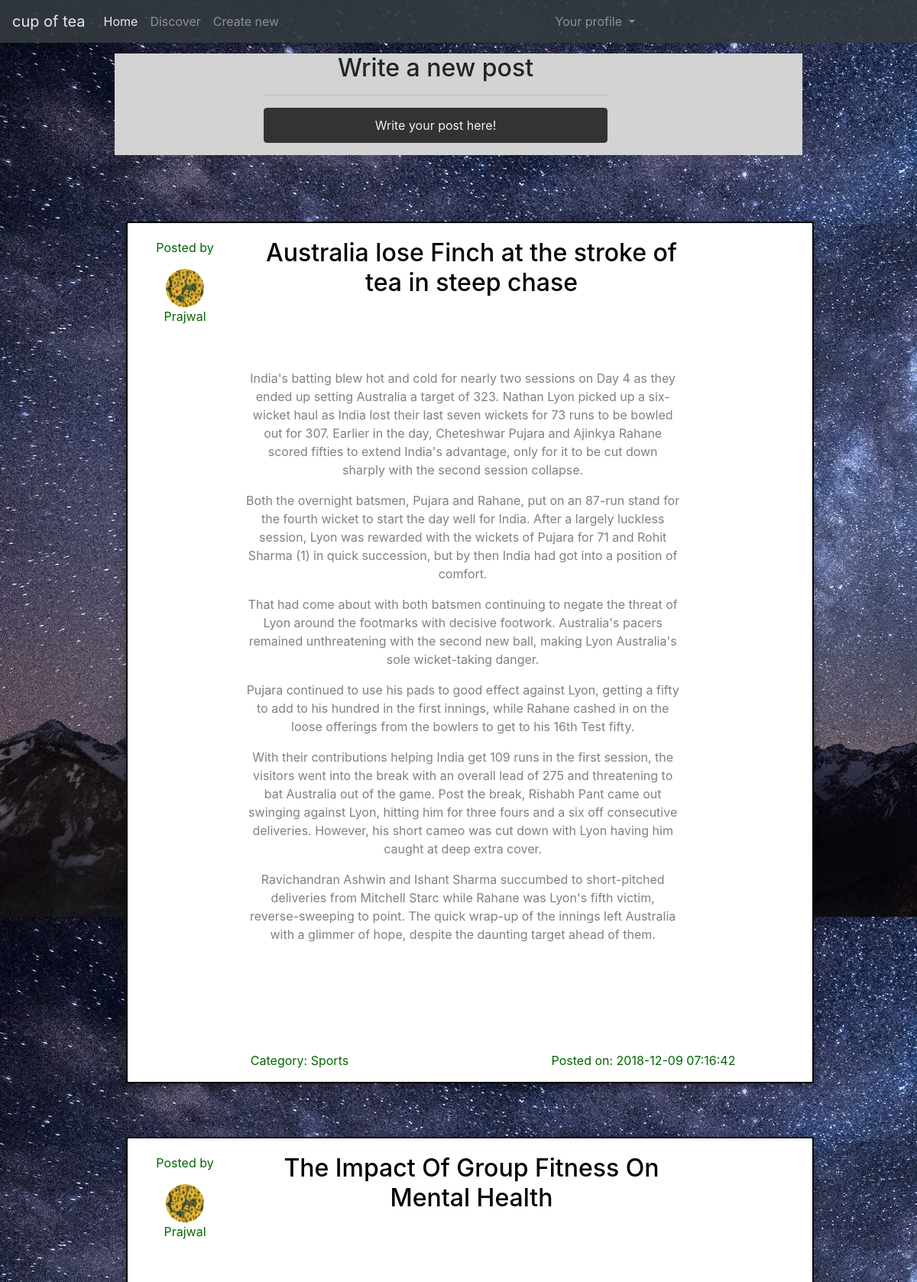
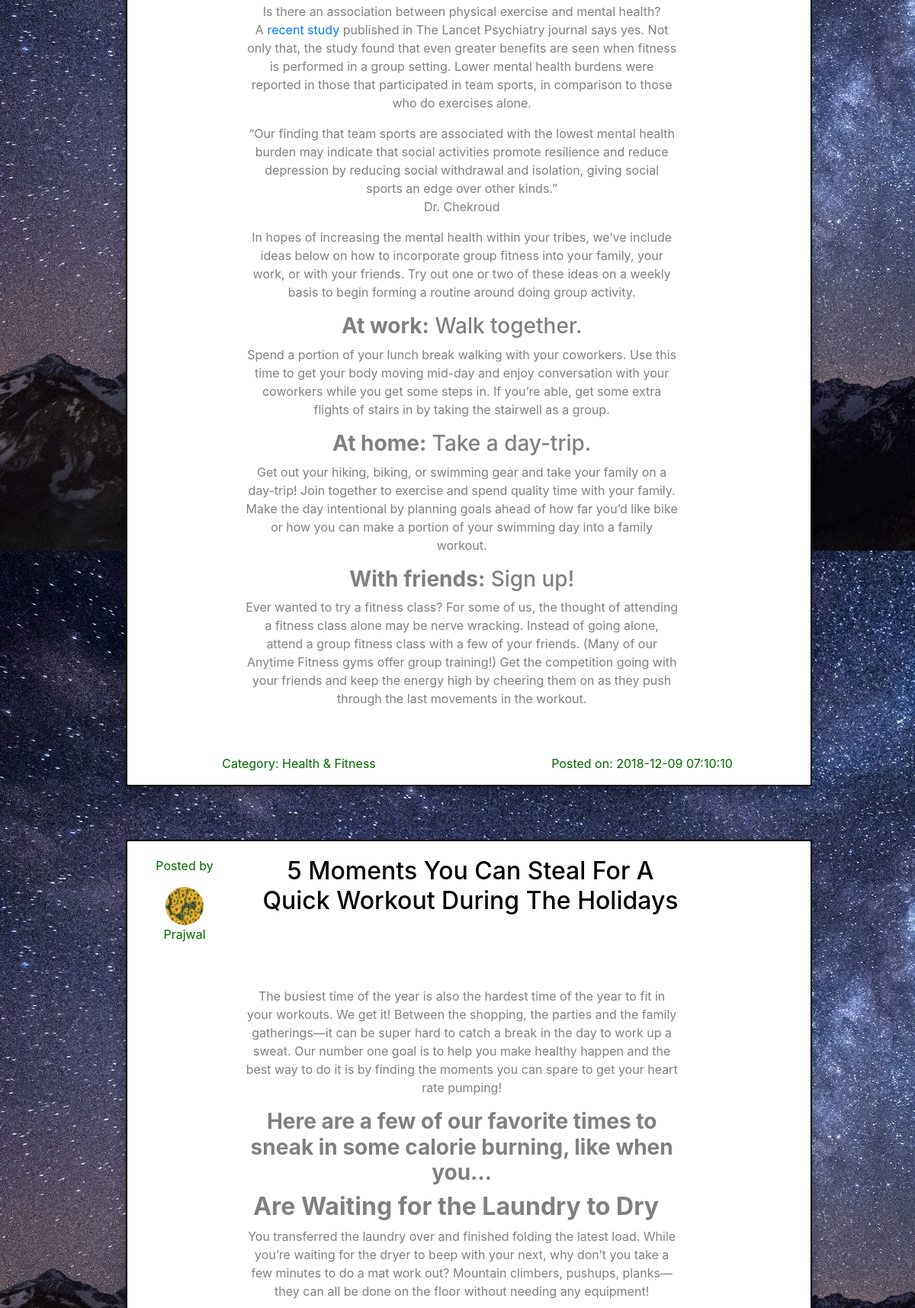
The page /homepage.php (upper part) on the database its author committed (2 pictures, top to bottom).
### tables this page shows
CREATE TABLE `posts` (
  `uname` varchar(100) NOT NULL,
  `id` int(100) NOT NULL,
  `title` varchar(200) NOT NULL,
  `post` varchar(2500) NOT NULL,
  `category` varchar(100) NOT NULL,
  `date` timestamp NOT NULL DEFAULT CURRENT_TIMESTAMP
);

CREATE TABLE `user_details` (
  `email` varchar(100) NOT NULL,
  `username` varchar(100) NOT NULL,
  `password` varchar(255) NOT NULL,
  `name` varchar(100) DEFAULT NULL,
  `bio` varchar(300) DEFAULT NULL,
  `picture` longblob
);

### homepage.php (the view, shortened to what this page needs)
<?php
include 'index.php';
?>
<html>
<head>
  <link rel="stylesheet" href="https://maxcdn.bootstrapcdn.com/bootstrap/4.1.3/css/bootstrap.min.css">
</head>
<body>
  <nav class="navbar navbar-expand-md bg-dark navbar-dark fixed-top">
    <a class="navbar-brand" href="#"> cup of tea </a>
    <div class="collapse navbar-collapse" id="menubar">
      <ul class="navbar-nav">
        <li class="nav-item">
          <a class="nav-link active" href="homepage.php"> Home </a>
        </li>
        <li class="nav-item">
          <a class="nav-link" href=discover.html> Discover </a>
        </li>
        <li class="nav-item">
          <a class="nav-link" href="createnew.php"> Create new </a>
        </li>
      </ul>
    </div>
    <div class="collapse navbar-collapse right" id="menubar">
      <ul class="navbar-nav navbar-right" >
        <li class="nav-item dropdown">
          <a class="nav-link dropdown-toggle" href=# id="navbardrop" data-toggle="dropdown"> Your profile </a>
        </li>
      </ul>
    </div>
  </nav>
  <?php
  $query = "SELECT p.title,p.post,p.category,p.date,u.name,u.username from posts as p ,user_details as u  where p.uname=u.username order by date DESC";
  $result = mysqli_query($con,$query);
    echo "<div class=\"container-fluid profile bg-4 text-center\">
        <div class=\"row bg-5\">
        <div class=\"col-sm-8 \">
           <h2> Write a new post </h2>
           <hr>
           <form action='createnew.php'>
           <button type='submit' class='btn btn-dark btn-block' name='submit'> Write your post here! </button>
        </div>
      </div>
      <hr>";
  while($row = mysqli_fetch_row($result)) {
    echo " <div class=\"container-fluid profile bg-main text-center\">";
      echo "  <div class=\"row bg-3\">
      <div class='col-sm-2'>
      <p style = 'color: #006600'> Posted by  </p>
      <a href='viewuser.php?user=$row[5]'> <img src='images/bg2.jpg'  class=\"img-responsive img-circle margin\" alt=\"blah\" width=\"60px\" style=\"display:inline\"> </a>
      <p style = 'color: #006600'> $row[4] </p>
      </div>
        <div class=\"col-sm-8\">
           <h2 style = 'font-family: 'Oswald', sans-serif'> $row[0]  </h2>
        </div>
      </div>
      <div class=\"row\">
        <div class=\"col-sm-8 bg-2\">
          <p>$row[1]</p>
      </div>
      </div>
      <div class=\"row bg-3\">
        <div class=\"col-sm-6 \">
          <p style = 'color: #006600'> Category: $row[2] </p>
        </div>
        <div class=\"col-sm-6 \">
          <p style = 'color: #006600'> Posted on: $row[3] </p>
        </div>
    </div>
  </div>";
  }
  ?>
</body>
</html>

### homepage.php (style rules this page uses)
img.img-circle { width: 50px; height: 50px; border-radius: 100px; }
.profile { margin-top : 70px; margin-bottom: 20px; }
body { background-image: url("images/nightsky1.jpg"); }
.bg-main { width:900px; background-color: white; border-radius: 3px; box-shadow: 0 4px 8px 0 rgba(1, 1, 1, 0.2), 0 6px 20px 0 rgba(0, 0, 0, 0.19); border: 2px solid black; }
.bg-2 { background-color: white; margin-top: 25px; margin-right: 60px; margin-left: 140px; margin-bottom: 25px; color: grey; float: left; }
.bg-3 { width:900px; margin-top:20px; color:black; }
.bg-4 { width:900px; border-radius: 3px; }
.bg-5 { width:900px; background-color: lightgrey; padding-left: 180px; }
.btn { padding: 10px 20px; background-color: #333; color : #f1f1f1; transition: .5s; }
.navbar { opacity:0.9; }

### rows shown on the page
posts: user_details.name "Prajwal", title "Australia lose Finch at the stroke of tea in steep chase", post "India's batting blew hot and cold for nearly two sessions on Day 4 as they ended up setting Australia a target of 323. Nathan Lyon picked up a six-wicket haul as India lost their last seven wickets for 73 runs to be bowled out for 307. Earlier in the day, Cheteshwar Pujara and Ajinkya Rahane scored fifties to extend India's advantage, only for it to be cut down sharply with the second session collapse. Both the overnight batsmen, Pujara and Rahane, put on an 87-run stand for the fourth wicket to start the day well for India. After a largely luckless session, Lyon was rewarded with the wickets of Pujara for 71 and Rohit Sharma (1) in quick succession, but by then India had got into a…", category "Sports", date "2018-12-09 07:16:42"
posts: user_details.name "Prajwal", title "The Impact Of Group Fitness On Mental Health", post "Is there an association between physical exercise and mental health? A recent study published in The Lancet Psychiatry journal says yes. Not only that, the study found that even greater benefits are seen when fitness is performed in a group setting. Lower mental health burdens were reported in those that participated in team sports, in comparison to those who do exercises alone. “Our finding that team sports are associated with the lowest mental health burden may indicate that social activities promote resilience and reduce depression by reducing social withdrawal and isolation, giving social sports an edge over other kinds.” Dr. Chekroud In hopes of increasing the mental health within your…", category "Health & Fitness", date "2018-12-09 07:10:10"
posts: user_details.name "Prajwal", title "5 Moments You Can Steal For A Quick Workout During The Holidays", post "The busiest time of the year is also the hardest time of the year to fit in your workouts. We get it! Between the shopping, the parties and the family gatherings—it can be super hard to catch a break in the day to work up a sweat. Our number one goal is to help you make healthy happen and the best way to do it is by finding the moments you can spare to get your heart rate pumping! Here are a few of our favorite times to sneak in some calorie burning, like when you… Are Waiting for the Laundry to Dry You transferred the laundry over and finished folding the latest load. While you’re waiting for the dryer to beep with your next, why don’t you take a few minutes to do a mat work out? Mountain…"
